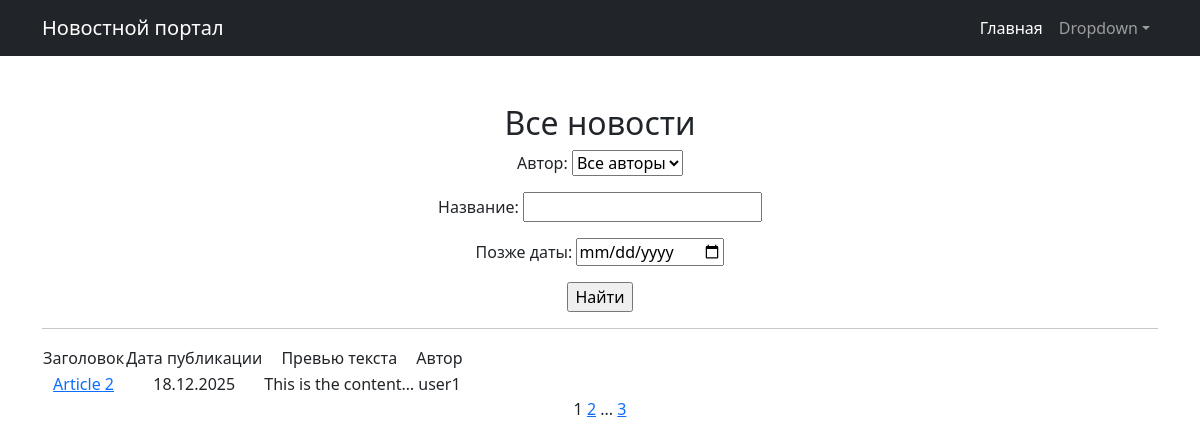
Before: / with the older database file.
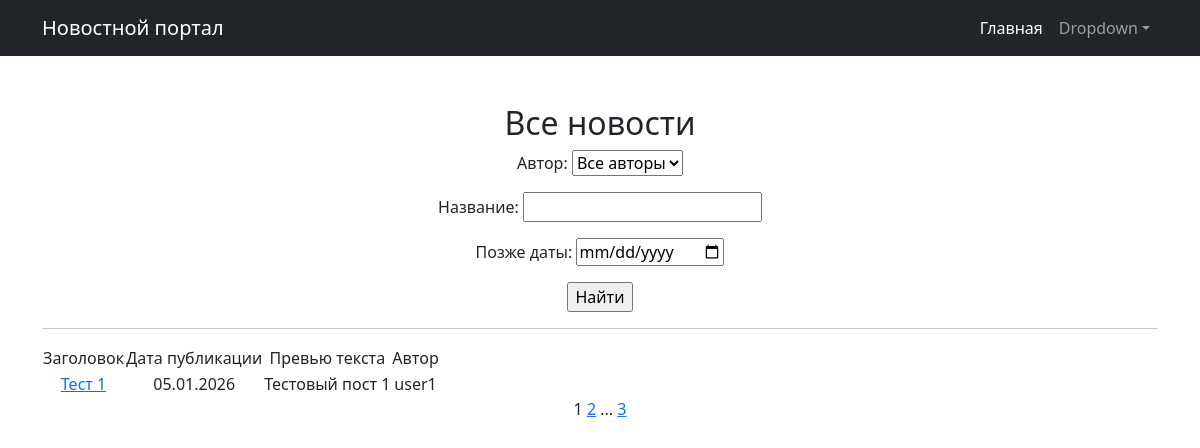
After: the same page with the newer database file.
### news/models.py (models this page shows, shortened)
class Post(models.Model):
    news = 'N'
    article = 'A'
    TYPES = [(news, 'Новость'), (article, 'Статья')]
    type = models.CharField(max_length=1, choices=TYPES, default=news)
    time_in = models.DateTimeField(auto_now_add=True)
    title = models.CharField(max_length=255)
    text = models.TextField()
    rating = models.IntegerField(default=0)
    author = models.ForeignKey('Author', on_delete=models.CASCADE, related_name='posts')
    categories = models.ManyToManyField('Category', through='PostCategory')

class Author(models.Model):
    user = models.OneToOneField(User, on_delete=models.CASCADE, related_name="author_profile")
    rating = models.IntegerField(default=0)
    def __str__(self):
        return self.user.username

### news/views.py (the view)
# urls.py: path('', PostList.as_view(), name='post_list'),
class PostList(ListView):
    model = Post
    ordering = '-time_in'
    template_name = 'news/posts.html'
    context_object_name = 'posts'
    paginate_by = 1
    def get_queryset(self):
        queryset = super().get_queryset()
        self.filterset = PostFilter(self.request.GET, queryset=queryset)
        return self.filterset.qs
    def get_context_data(self, **kwargs):
        context = super().get_context_data(**kwargs)
        context['filterset'] = self.filterset
        return context

### news/templatetags/custom_filters.py (called while the page is built)
@register.filter()
def censor(value):
    if not isinstance(value, str):
        return value
    text = value
    for word in BAD_WORDS:
        if word.lower() in text.lower():
            replacement = word[0] + '*' * (len(word) - 1)
            text = text.replace(word, replacement)
    return text

### news/templates/news/posts.html (shortened to what this page needs)
{% extends 'default.html' %}
{% load custom_filters %}
{% load custom_tags %}
{% block content %}
    <h2> Все новости </h2>
   <form action="" method="get">
       {{ filterset.form.as_p }}
       <input type="submit" value="Найти" />
   </form>
    <hr>
    {% if posts %}
        <table>
            <tr>
                <td>Заголовок</td>
                <td>Дата публикации</td>
                <td>Превью текста</td>
                <td>Автор</td>
            </tr>
            {% for post in posts %}
            <tr>
                <td><a href="{% url 'post_detail' post.id %}">{{ post.title|censor }}</a></td>
                <td>{{ post.time_in|date:'d.m.Y' }}</td>
                <td>{{ post.text|truncatechars:20|censor }}</td>
                <td> {{post.author}}</td>
            </tr>
            {% endfor %}
        </table>
    {% else %}
        <h2>Новостей нет!</h2>
    {% endif %}
   {{ page_obj.number }}
   {% if page_obj.has_next %}
       <a href="?page={{ page_obj.next_page_number }}">{{ page_obj.next_page_number }}</a>
       {% if paginator.num_pages != page_obj.next_page_number %}
           ...
           <a href="?page={{ page_obj.paginator.num_pages }}">{{ page_obj.paginator.num_pages }}</a>
       {% endif %}
   {% endif %}
{% endblock %}

### templates/default.html (shortened to what this page needs)
<!DOCTYPE html>
<html lang="en">
    <head>
        {% load static %}
        <link href="{% static 'css/styles.css' %}" rel="stylesheet" />
    </head>
    <body>
        <nav class="navbar navbar-expand-lg navbar-dark bg-dark">
            <div class="container">
                <a class="navbar-brand" href="#">Новостной портал</a>
                <div class="collapse navbar-collapse" id="navbarSupportedContent">
                    <ul class="navbar-nav ms-auto mb-2 mb-lg-0">
                        <li class="nav-item"><a class="nav-link active" aria-current="page" href="http://127.0.0.1:8000/news/">Главная</a></li>
                        <li class="nav-item dropdown">
                            <a class="nav-link dropdown-toggle" id="navbarDropdown" href="#" role="button" data-bs-toggle="dropdown" aria-expanded="false">Dropdown</a>
                        </li>
                    </ul>
                </div>
            </div>
        </nav>
        <div class="container">
            <div class="text-center mt-5">
                <div>
                    {% block content %}
                    {% endblock content %}
                </div>
            </div>
        </div>
    </body>
</html>

Changed rows visible on the page:
no longer on this page (row unchanged): Post: title|censor "Article 2", time_in "18.12.2025", text|censor "This is the content…", author "user1"
added Post: title|censor "Тест 1", time_in "05.01.2026", text|censor "Тестовый пост 1", author "user1"
